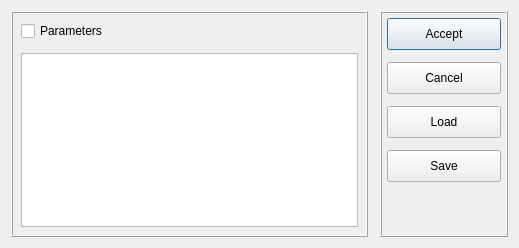
<?xml version="1.0" encoding="UTF-8"?>
<ui version="4.0">
 <class>profile</class>
 <widget class="QDialog" name="profile">
  <property name="geometry">
   <rect>
    <x>0</x>
    <y>0</y>
    <width>519</width>
    <height>248</height>
   </rect>
  </property>
  <property name="windowTitle">
   <string>Profile</string>
  </property>
  <layout class="QHBoxLayout" name="horizontalLayout">
   <property name="spacing">
    <number>12</number>
   </property>
   <item>
    <widget class="QFrame" name="form_area">
     <property name="sizePolicy">
      <sizepolicy hsizetype="Expanding" vsizetype="Expanding">
       <horstretch>0</horstretch>
       <verstretch>0</verstretch>
      </sizepolicy>
     </property>
     <property name="frameShape">
      <enum>QFrame::Box</enum>
     </property>
     <property name="frameShadow">
      <enum>QFrame::Raised</enum>
     </property>
     <layout class="QVBoxLayout" name="verticalLayout">
      <property name="spacing">
       <number>12</number>
      </property>
      <property name="leftMargin">
       <number>8</number>
      </property>
      <property name="topMargin">
       <number>8</number>
      </property>
      <property name="rightMargin">
       <number>8</number>
      </property>
      <property name="bottomMargin">
       <number>8</number>
      </property>
      <item>
       <widget class="QCheckBox" name="all_parameters">
        <property name="text">
         <string>Parameters</string>
        </property>
       </widget>
      </item>
      <item>
       <widget class="QListWidget" name="parameters_list">
        <property name="spacing">
         <number>6</number>
        </property>
       </widget>
      </item>
     </layout>
    </widget>
   </item>
   <item>
    <widget class="QFrame" name="buttons_area">
     <property name="sizePolicy">
      <sizepolicy hsizetype="Minimum" vsizetype="Minimum">
       <horstretch>0</horstretch>
       <verstretch>0</verstretch>
      </sizepolicy>
     </property>
     <property name="minimumSize">
      <size>
       <width>128</width>
       <height>0</height>
      </size>
     </property>
     <property name="maximumSize">
      <size>
       <width>128</width>
       <height>16777215</height>
      </size>
     </property>
     <property name="frameShape">
      <enum>QFrame::Box</enum>
     </property>
     <property name="frameShadow">
      <enum>QFrame::Raised</enum>
     </property>
     <layout class="QVBoxLayout" name="verticalLayout_2">
      <property name="spacing">
       <number>12</number>
      </property>
      <property name="leftMargin">
       <number>5</number>
      </property>
      <property name="topMargin">
       <number>5</number>
      </property>
      <property name="rightMargin">
       <number>5</number>
      </property>
      <property name="bottomMargin">
       <number>5</number>
      </property>
      <item>
       <widget class="QPushButton" name="push_button_accept">
        <property name="minimumSize">
         <size>
          <width>100</width>
          <height>32</height>
         </size>
        </property>
        <property name="text">
         <string>Accept</string>
        </property>
       </widget>
      </item>
      <item>
       <widget class="QPushButton" name="push_button_cancel">
        <property name="minimumSize">
         <size>
          <width>100</width>
          <height>32</height>
         </size>
        </property>
        <property name="text">
         <string>Cancel</string>
        </property>
       </widget>
      </item>
      <item>
       <widget class="QPushButton" name="push_button_load">
        <property name="minimumSize">
         <size>
          <width>100</width>
          <height>32</height>
         </size>
        </property>
        <property name="text">
         <string>Load</string>
        </property>
       </widget>
      </item>
      <item>
       <widget class="QPushButton" name="push_button_save">
        <property name="minimumSize">
         <size>
          <width>100</width>
          <height>32</height>
         </size>
        </property>
        <property name="text">
         <string>Save</string>
        </property>
       </widget>
      </item>
      <item>
       <spacer name="vertical_spacer">
        <property name="orientation">
         <enum>Qt::Vertical</enum>
        </property>
        <property name="sizeHint" stdset="0">
         <size>
          <width>20</width>
          <height>40</height>
         </size>
        </property>
       </spacer>
      </item>
     </layout>
    </widget>
   </item>
  </layout>
 </widget>
 <resources/>
 <connections/>
</ui>
